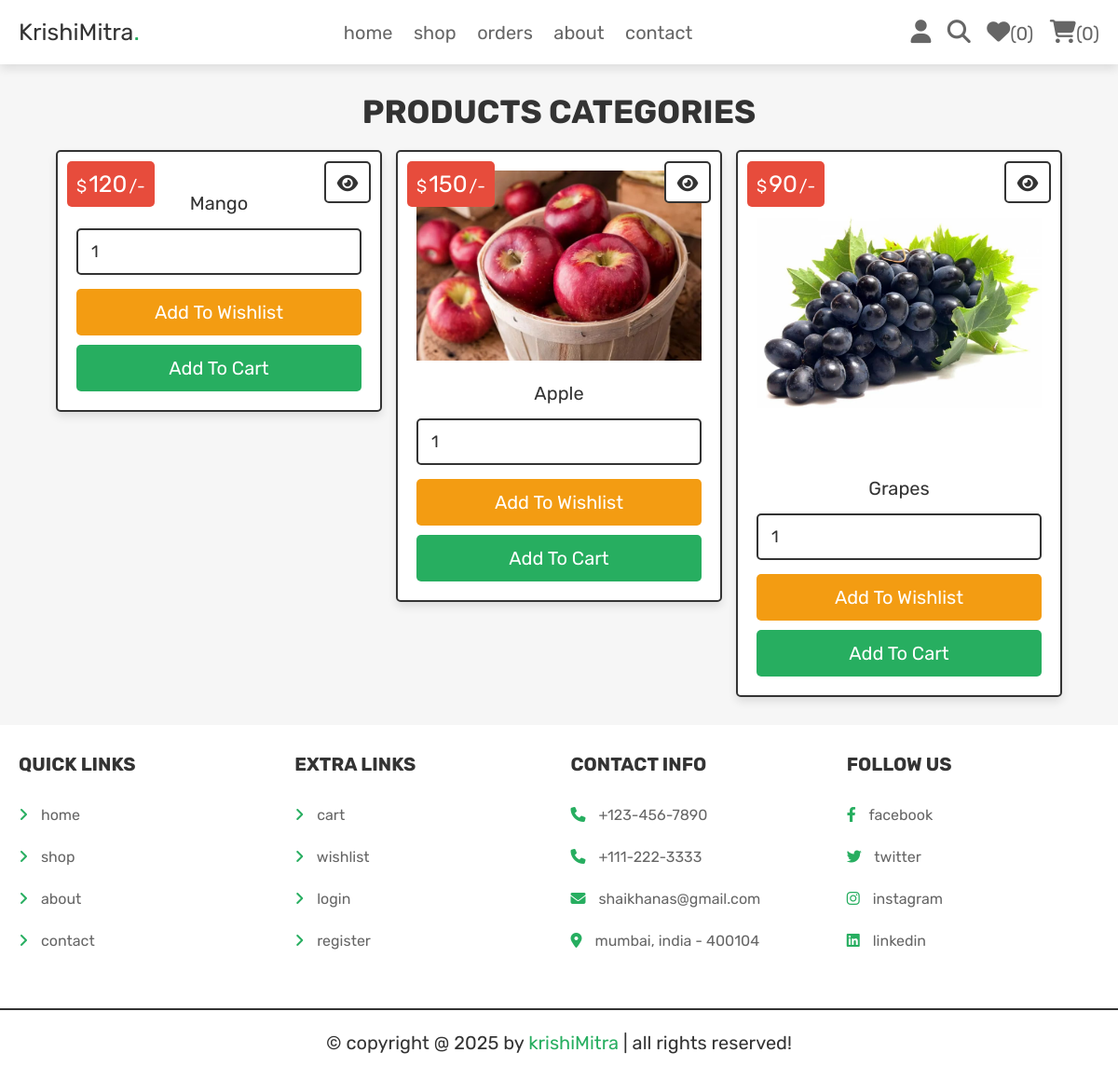
/category.php?category=fruits (signed in), run on the app's committed database.
### tables this page shows
CREATE TABLE `products` (
  `id` int(100) NOT NULL,
  `name` varchar(100) NOT NULL,
  `category` varchar(20) NOT NULL,
  `details` varchar(500) NOT NULL,
  `price` int(100) NOT NULL,
  `image` varchar(100) NOT NULL
);

### category.php (the view, shortened to what this page needs)
<!DOCTYPE html>
<html lang="en">
<head>
   <link rel="stylesheet" href="https://cdnjs.cloudflare.com/ajax/libs/font-awesome/6.1.1/css/all.min.css">
   <link rel="stylesheet" href="css/style.css">
</head>
<body>
<?php include 'header.php'; ?>
<section class="products">
   <h1 class="title">products categories</h1>
   <div class="box-container">
   <?php
      $category_name = $_GET['category'];
$select_products = $conn->prepare("SELECT * FROM `products` WHERE TRIM(LOWER(category)) = TRIM(LOWER(?))");
      $select_products->execute([$category_name]);
      if($select_products->rowCount() > 0){
         while($fetch_products = $select_products->fetch(PDO::FETCH_ASSOC)){
   ?>
   <form action="" class="box" method="POST">
      <div class="price">$<span><?= $fetch_products['price']; ?></span>/-</div>
      <a href="view_page.php?pid=<?= $fetch_products['id']; ?>" class="fas fa-eye"></a>
      <img src="uploaded_img/<?= $fetch_products['image']; ?>" alt="">
      <div class="name"><?= $fetch_products['name']; ?></div>
      <input type="number" min="1" value="1" name="p_qty" class="qty">
      <input type="submit" value="add to wishlist" class="option-btn" name="add_to_wishlist">
      <input type="submit" value="add to cart" class="btn" name="add_to_cart">
   </form>
   <?php
         }
      }else{
         echo '<p class="empty">no products available!</p>';
      }
   ?>
   </div>
</section>
<?php include 'footer.php'; ?>
</body>
</html>

### css/style.css (style rules this page uses)
.products .box-container { display: grid; grid-template-columns: repeat(auto-fit, 35rem); gap:1.5rem; justify-content: center; align-items: flex-start; }
.products .box-container .box { padding:2rem; text-align: center; border:var(--border); background-color: var(--white); box-shadow: var(--box-shadow); border-radius: .5rem; position: relative; }
.products .box-container .box .price { position: absolute; top:1rem; left:1rem; padding:1rem; border-radius: .5rem; background-color: var(--red); font-size: 1.8rem; color:var(--white); }
.products .box-container .box .price span { font-size: 2.5rem; color:var(--white); margin:0 .2rem; }
.products .box-container .box .fa-eye { position: absolute; top:1rem; right:1rem; border-radius: .5rem; height: 4.5rem; line-height: 4.3rem; width: 5rem; border:var(--border); color:var(--black); font-size: 2rem; background-color: var(--white); }
.products .box-container .box img { width: 100%; margin-bottom: 1rem; }
.products .box-container .box .name { font-size: 2rem; color:var(--black); padding:1rem 0; }
.products .box-container .box .qty { margin:.5rem 0; border-radius: .5rem; padding:1.2rem 1.4rem; font-size: 1.8rem; color:var(--black); border:var(--border); width: 100%; }

### css/components.css (style rules this page uses)
:root { --green:#27ae60; --orange:#f39c12; --red:#e74c3c; --black:#333; --light-color:#666; --white:#fff; --light-bg:#f6f6f6; --border:.2rem solid var(--black); --box-shadow:0 .5rem 1rem rgba(0,0,0,.1); }
* { font-family: 'Rubik', sans-serif; margin:0; padding:0; box-sizing: border-box; outline: none; border:none; text-decoration: none; color:var(--black); }
body { background-color: var(--light-bg); }
html { font-size: 62.5%; overflow-x: hidden; scroll-behavior: smooth; scroll-padding-top: 6.5rem; }
section { padding:3rem 2rem; max-width: 1200px; margin:0 auto; }
.btn, .delete-btn, .option-btn { display: block; width: 100%; margin-top: 1rem; border-radius: .5rem; color:var(--white); font-size: 2rem; padding:1.3rem 3rem; text-transform: capitalize; cursor: pointer; text-align: center; }
.btn { background-color: var(--green); }
.option-btn { background-color: var(--orange); }
.title { text-align: center; margin-bottom: 2rem; text-transform: uppercase; color:var(--black); font-size: 3.5rem; }

### data on the page
products: price "120", name "Mango"
products: price "150", image (picture), name "Apple"
products: price "90", image (picture), name "Grapes"

### other printed values
$wishlist_count "0"
$cart_count "0"
